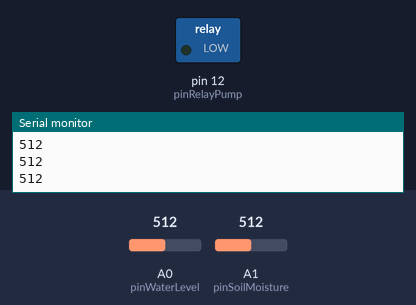
This sketch was run on a simulated Arduino Uno, built with avr-gcc and run on an emulated ATmega328P. Shown: switched loads named in the sketch (green lamp = pin HIGH), the last lines printed to the serial monitor. The inputs (shaded band) are chosen by the test bench; at power-on: A1 (pinSoilMoisture) = 512, A0 (pinWaterLevel) = 512.

Above: at 1.2 s.
1.3 s: A1 (pinSoilMoisture) set to 581
2.8 s: A1 (pinSoilMoisture) set to 618
At 4.1 s:
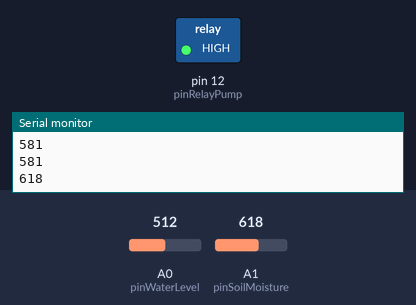
7.3 s: A1 (pinSoilMoisture) set to 610
Timing chart, 0 to 11.3 s (numbered marks = the images above; inputs shaded):
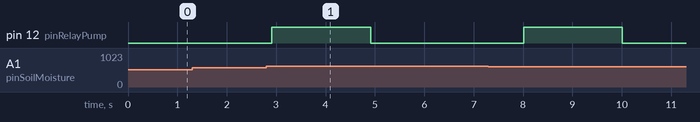

The sketch:

zz.ino
```cpp
// пин аналогового выхода датчика уровня воды
#define pinWaterLevel A0
//пин аналогового выхода датчика влажности почвы
#define pinSoilMoisture A1
//пин реле для управления насосом
#define pinRelayPump 12

const int delayPumpBefore=2; //время полива (в секундах)
const int delayPumpAfter=3; //время после полива, чтобы
const int minMoisture=600; //минимальный порог влажности почвы в секундах

int aLevel = 0; // значение датчика уровня воды
int aMoisture = 0; // состояние датчика влажности почвы
int levels[3]={600,500,400}; //массив значений уровней воды

void setup() {
  //объявляем пин реле для включения насоса как выход:
  pinMode(pinRelayPump, OUTPUT);
  //объявляем пины датчиков глубины и влажности почвы как входы:
  pinMode(pinWaterLevel, INPUT);
  pinMode(pinSoilMoisture, INPUT);
  Serial.begin(9600);
}

void loop() {
  // считываем значение датчика уровня воды
  aLevel = analogRead(pinWaterLevel);
  // считываем состояния датчика влажности почвы
  aMoisture = analogRead(pinSoilMoisture);
  Serial.println(aMoisture); //выводим для тестирования
  delay(100);
  // если почва сухая, и вода в банке есть, то включаем полив
  if ((aMoisture >= minMoisture)&&(aLevel >= levels[2])) {
    digitalWrite(pinRelayPump, HIGH); //включаем насос
    delay(delayPumpBefore*1000); //задержка на полив
    digitalWrite(pinRelayPump, LOW); //выключаем насос
    delay(delayPumpAfter*1000); //задержка на слив воды из шланга после выключения насоса
    }
  else {
    digitalWrite(pinRelayPump, LOW);
    }
}
```

Measured:
- the behaviour switches between 599 and 600 on A1 (pinSoilMoisture) (found by bisection; images 0 and 1)
- after the input at 2.8 s, pin 12 (pinRelayPump): LOW → HIGH after 0.11 s, → LOW 2.0 s later
